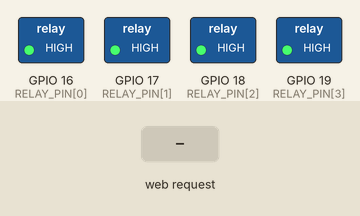
Recording of a sketch running on a simulated ESP32. On the bench: switched loads named in the sketch (green lamp = pin HIGH). Inputs (shaded band) come from the test bench. WiFi joins after 1.5 s; servers stay silent unless stated; what the sketch prints to the serial monitor is not drawn.

Above: at 2.7 s.
2.8 s: HTTP request GET /set?ch=1&state=1 received
At 3.8 s:
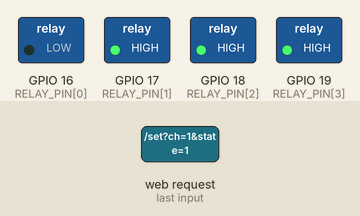
Timing chart, 0 to 5.8 s (numbered marks = the images above; inputs shaded):
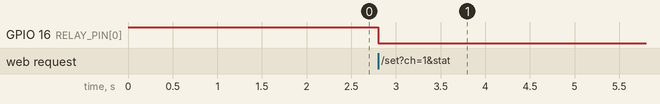

The sketch:

esp-lokal.ino
```cpp
// Kontrol 4 lampu via WiFi lokal - ESP32
// Untuk ESP8266: ganti <WiFi.h> -> <ESP8266WiFi.h> dan <WebServer.h> -> <ESP8266WebServer.h>
//                (class WebServer -> ESP8266WebServer), lalu sesuaikan nomor pin.
#include <WiFi.h>
#include <WebServer.h>

const char* WIFI_SSID = "NAMA_WIFI";
const char* WIFI_PASS = "PASSWORD_WIFI";

const int RELAY_PIN[4] = {16, 17, 18, 19};
const bool RELAY_ACTIVE_LOW = true;   // ubah ke false jika modul relay aktif-HIGH

bool lampState[4] = {false, false, false, false};
WebServer server(80);

void applyRelay(int i) {
  bool level = RELAY_ACTIVE_LOW ? !lampState[i] : lampState[i];
  digitalWrite(RELAY_PIN[i], level ? HIGH : LOW);
}

void addCors() {
  server.sendHeader("Access-Control-Allow-Origin", "*");
}

// GET /set?ch=1&state=1   (ch: 1-4, state: 0/1)
void handleSet() {
  addCors();
  if (!server.hasArg("ch") || !server.hasArg("state")) {
    server.send(400, "text/plain", "parameter ch dan state wajib");
    return;
  }
  int ch = server.arg("ch").toInt();
  int st = server.arg("state").toInt();
  if (ch < 1 || ch > 4) {
    server.send(400, "text/plain", "ch harus 1-4");
    return;
  }
  lampState[ch - 1] = (st == 1);
  applyRelay(ch - 1);
  server.send(200, "text/plain", "ok");
}

// GET /status  ->  {"1":0,"2":1,"3":0,"4":0}
void handleStatus() {
  addCors();
  String json = "{";
  for (int i = 0; i < 4; i++) {
    json += "\"" + String(i + 1) + "\":" + (lampState[i] ? "1" : "0");
    if (i < 3) json += ",";
  }
  json += "}";
  server.send(200, "application/json", json);
}

void setup() {
  Serial.begin(115200);
  for (int i = 0; i < 4; i++) {
    pinMode(RELAY_PIN[i], OUTPUT);
    applyRelay(i);                    // semua lampu mati saat boot
  }

  WiFi.mode(WIFI_STA);
  WiFi.begin(WIFI_SSID, WIFI_PASS);
  Serial.print("Menyambung WiFi");
  while (WiFi.status() != WL_CONNECTED) {
    delay(500);
    Serial.print(".");
  }
  Serial.print("\nIP ESP: ");
  Serial.println(WiFi.localIP());     // isi alamat ini di Pengaturan dashboard

  server.on("/set", handleSet);
  server.on("/status", handleStatus);
  server.begin();
}

void loop() {
  server.handleClient();
  if (WiFi.status() != WL_CONNECTED) {  // sambung ulang jika WiFi putus
    WiFi.reconnect();
    delay(2000);
  }
}
```

Measured:
- after the input at 2.8 s, GPIO 16 (RELAY_PIN[0]): HIGH → LOW at once
